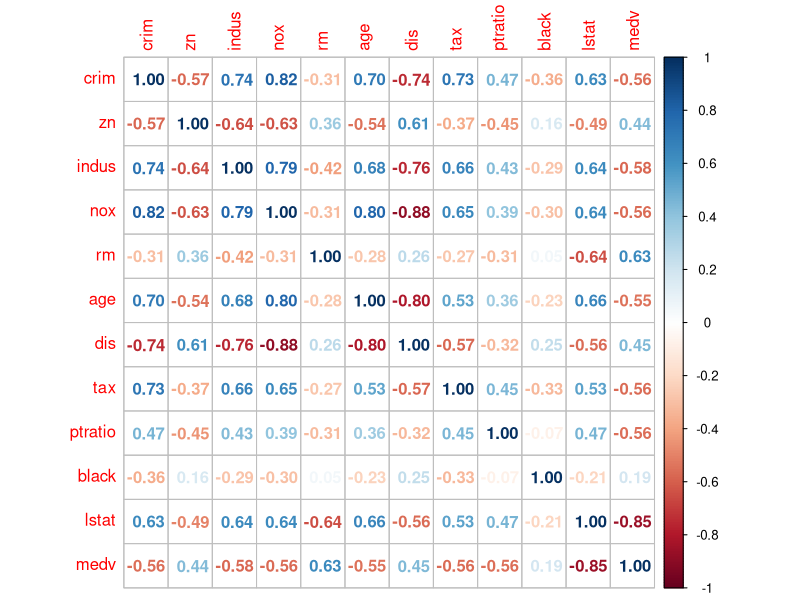
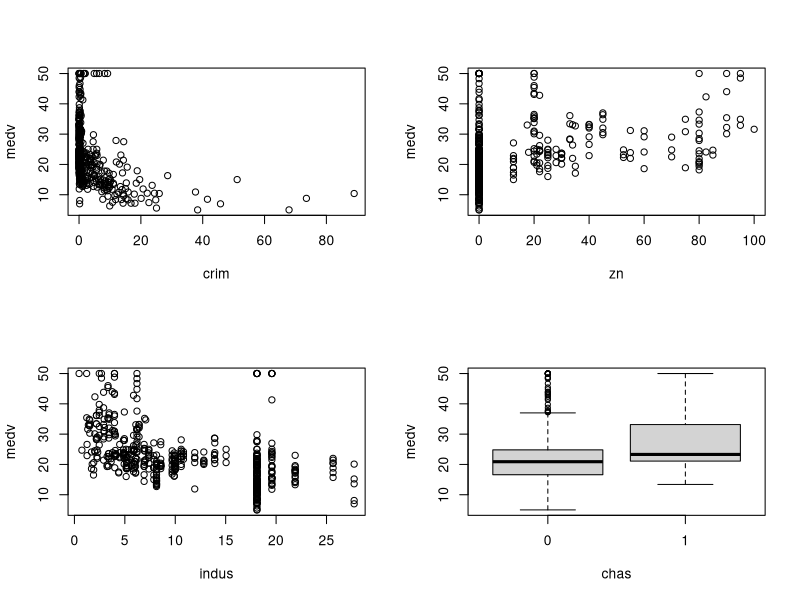
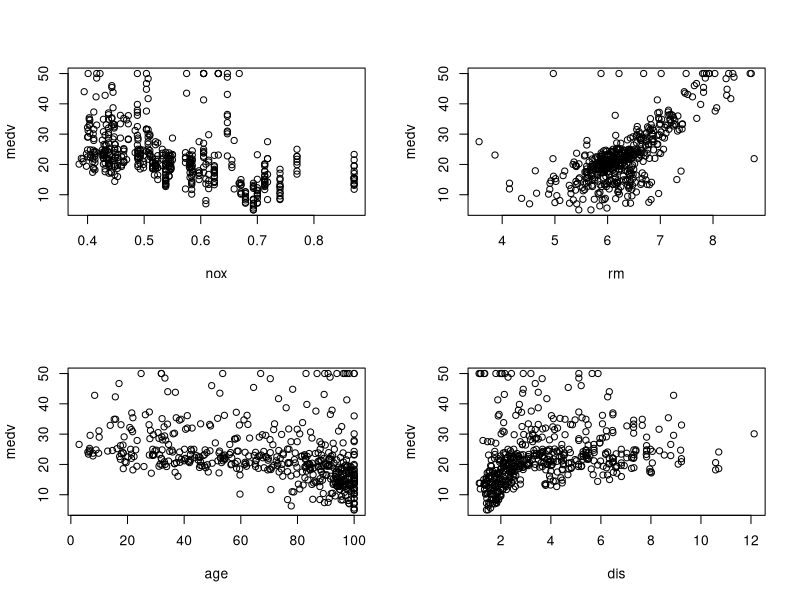
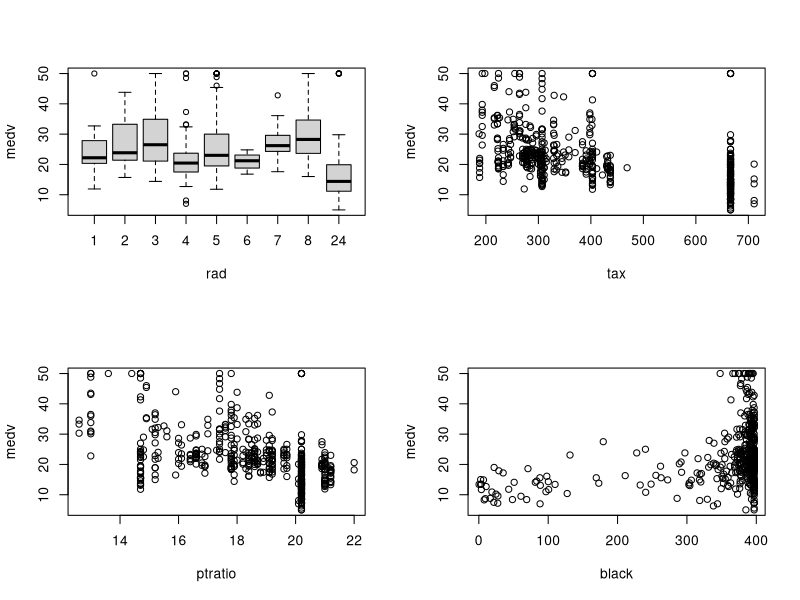
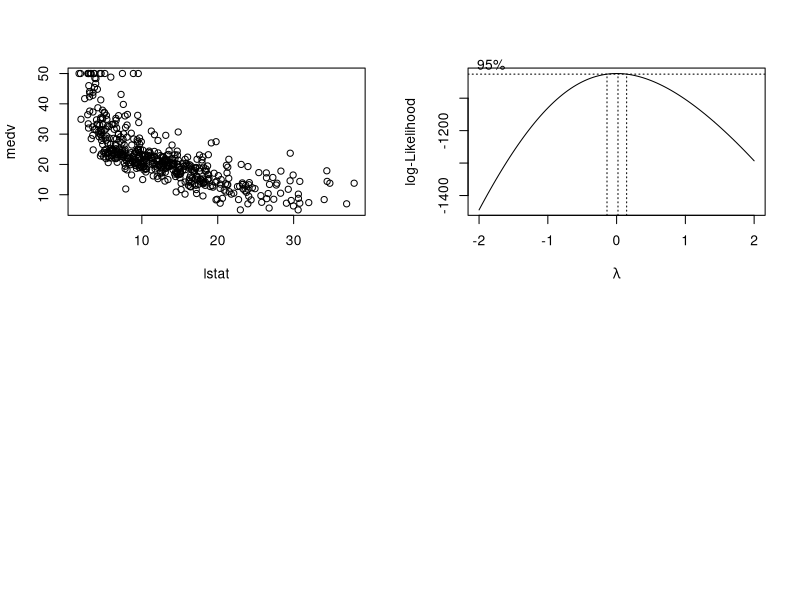
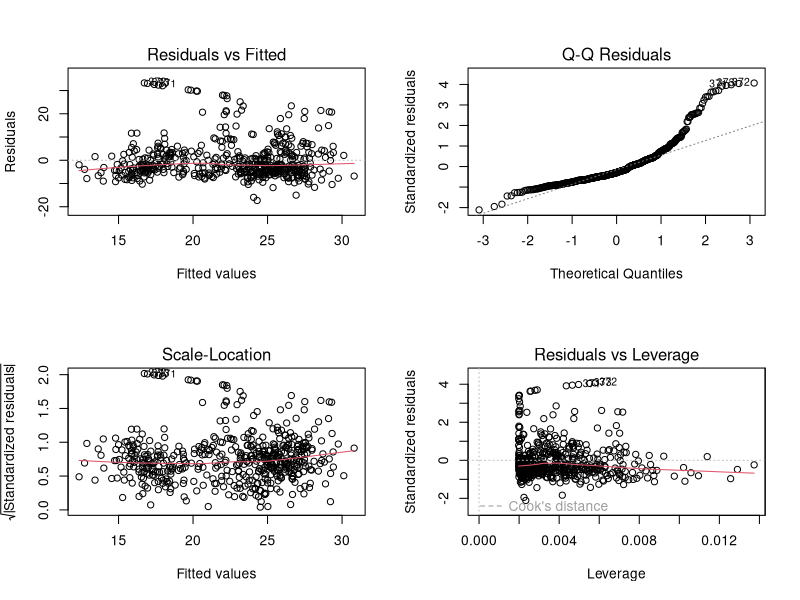
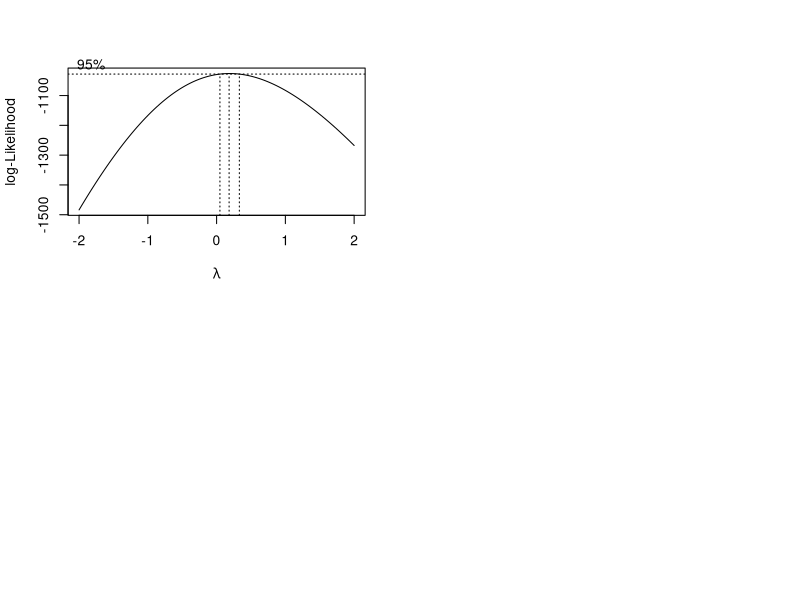
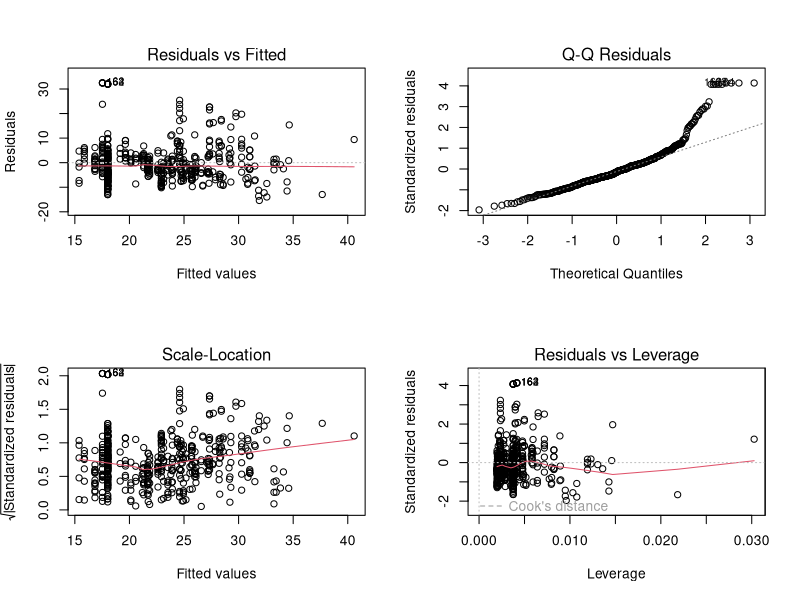

The R script that drew these images, in order:
# Analise Modelos Lineares
# Curso-R
# Natália Freitas de Souza


# Pacotes -----------------------------------------------------------------
library(tidyverse) 
library(broom)
library(purrr)
library(dplyr)
library(corrplot)

# Dados -------------------------------------------------------------------
library(MASS)  # cuidado pq o select() existe no MASS e no dplyr, acaba dando conflito
glimpse(Boston)
view(Boston)
#   Descriçao das variáves
help(Boston)

# Objetivo ----------------------------------------------------------------
# Analise preditiva dos preços das habitações em Boston


# Metodologia -------------------------------------------------------------
# Para fazer uma análise preditiva dos preços da residencia. Utilizaremos
# as variáveis disponíveis no banco de dados para verificar quais variáveis, 
# estão relacionadas e influenciam no preço das residencias, para estas serem 
# utilizadas como variáveis prediditivas.


# Estratégia --------------------------------------------------------------

# 1. Análises descritivas
# 2. Avaliar as variáveis preditivas a serem utilizadas
# 3. Elaborar o modelo preditivo



# 1. Analise Descritivas -----------------------------------------------------

      # a. Avaliar natureza das variáveis
      # b. Avaliar colinearidade entre variáveis
      # c. verificar linearidade
      
      

# a. Natureza das variáveis
  # Disponibilidade de 14 variáveis, com 506 observações
  str(Boston)
  
  # Ajuste: variaveis categoricas
  Boston <- Boston |> 
    mutate(chas= as.factor(chas),
           rad = as.factor(rad))
  
    summary(Boston)

  

# b. Avaliar a colinearidade das variáveis 
# DUVIDA: Incluo a variável resposta na correlação?
# DUVIDA: Como seleciono?

  # Teste de correlação entre variáveis 
  # Escolha do método spearman foi para não assumir pressuposto de normalidade
  # que ia requerer para usar pearson.
  dados_cor <- Boston  |> 
                dplyr::select (where(is.numeric)) 
  
  corrplot(cor(dados_cor, method = "spearman"), method="number")
  
  
 # Conclusão da correlação (>0.7)
  
  # crim: indus | nox | age | dis | tax     (seleciono)
  # zn: -                                   (seleciono)
  # indus: crim | nox | dis                            
  # nox: crim | indus | age | dis                      
  # rm: -                                   (seleciono)
  # age: crim | nox | dis                              
  # dis: crim | indus | nox | age                      
  # tax: crim                                          
  # Istat: -                                (seleciono)
  

# Conclusão: indus | nox | crim | dis estão relacionados.
# DUVIDA: Seria melhor descartar alguma dessas variáveis, 
# ou seria melhor redimensionar através de uma PCA e conseguir
# e usar os eixos significativos da PCA?
  
  
# c. verificar se as variáveis são lineares
  
  # Opção 1 - simplificada
  par(mfrow = c (2,2))
  plot(medv ~ . , data=Boston)

  
  # Verificar transformações
 
  #crim 
  modelo <- lm (medv ~ log(crim), Boston)
  MASS::boxcox (modelo)
  par(mfrow = c (2,2))
  plot(modelo)
  
  #indus
  modelo <- lm (medv ~ log(indus), Boston)
  MASS::boxcox (modelo)
  par(mfrow = c (2,2))
  plot(modelo)
  
  #nox
  modelo <- lm (medv ~ log(nox), Boston)
  MASS::boxcox (modelo)
  par(mfrow = c (2,2))
  plot(modelo)

  
  #rm
  modelo <- lm (medv ~ age, Boston)
  MASS::boxcox (modelo)
  par(mfrow = c (2,2))
  plot(modelo)
  plot(medv ~ log(age), Boston)
  
  
  
  Boston |> 
    
    dplyr::select (where(is.numeric)) |>
           mutate(logcrim = log(crim),
                  logindus = log(indus),
                  lognox = log(nox))
  
  
  # Opção 2
  graficos <- Boston|> 
              dplyr::select (where(is.numeric)) |>
              mutate(logcrim = log(crim),
                     )  |>   
                map( ~ {ggplot(Boston, aes(y = medv, x = .))+ geom_point()})
  
  
  
  
  
  
  # Olhar a var. resposta vs var. explicativas,individualmente
  # Var. resposta > medv - preço mediano das habitações do bairro
  
    graficos$logcrim   # taxa de crime percapita por cidade
    graficos$zn     # proporção de terrenos residenciais zoneados
    graficos$indus  # proporção de acres de negócios não varejistas por cidade
    graficos$nox    # concentração de óxidos de nitrogênio (partes por 10 milhões)
    graficos$rm     # número médio de quartos por habitação.
    graficos$age    # proporção de unidades ocupadas pelos proprietários construídas antes de 1940
    graficos$dis    # média ponderada das distâncias para cinco centros de emprego de Boston.
    graficos$tax    # taxa de imposto de propriedade de valor total por $ 10.000.
    graficos$ptratio # relação aluno-professor por cidade.
    graficos$black   # 1000(Bk - 0,63)^2 onde Bk é a proporção de negros por cidade.
    graficos$lstat   # status mais baixo da população (porcentagem).
  
  # variáveis categoricas
    boxplot(medv ~ chas, Boston) # Variável dummy de Charles River (= 1 se o trecho limita o rio; 0 caso contrário).
    boxplot(medv ~ rad, Boston)  # índice de acessibilidade às rodovias radiais.
  
  
  # não parece linear: crim, indus, dis, black, zn
  # parece linear: nox, rm, age, ptratio, lstat
  # sem conclusões:tax
    
  # Conclusoes a partir dos graficos:
    # Parece que:
    
  # 1. Onde a taxa de crime é baixa temos desde casas baratas até casas caras, mas 
  #    conforme a taxa de crime aumenta, temos uma diminuição no valor da casa.
  #    relação não parece linear.
  
  # 2. A medida em que os acres de negócios aumentam, diminui o preço das habitações.
  
  # 3. O preço das casas é maior nos trechos q limitam o rio;
  
  # 4. O aumento da concentração de oxidos de nitrogenio, diminuem o 
  #    preço da habitação
  
  # 5. Aumento do numero de quartos, aumenta o valor da casa. Parece uma relação linear
  
  # 6. Distancias reduzidas para os centros de emprego possuem casas com preços mais reduzidos,
  #    conforme aumenta a distancia, os preços aumentam até um ponto mediano de valor
  #    onde se concentram apos aumentar mais de 2.5
  
  # 7.Onde temos um percentual mais baixo em status da população, são os locais com 
  #   o menor preço das habitações. Relação não parece linear 
    


# Análise -----------------------------------------------------------------

  # a. Regressão Linear Simples  
    
    mod_simples <- lm (medv ~ rm, Boston) 
    summary(mod_simples)
    
    # Conclusão: O número de quarto por habitação (rm) explica 48% da variação
    # no preço das habitações. O aumento no número de quarto em 1 unidade eleva
    # o preço em aproximadademente $9 mil.

    # resultados 
    coef(mod_simples)       # coeficientes
    confint(mod_simples)    # intervalo confianca
    predict(mod_simples)    # valores preditos
    predict(mod_simples, interval = "confidence") # valores preditos c/ intervalos
   res <-  augment(mod_simples)    # resíduos|cook distance|erro padrão|intervalos de confiança
    
    
  # Grafico da regressao 
   ggplot(Boston, mapping = aes(y = medv, x=rm))+
      geom_point()+
      geom_line(res, mapping = aes(y =.fitted , x=rm))+
      theme_classic()
  # ou
   plot(medv ~ rm, Boston)
   abline(mod_simples)
   
   # Grafico dos resíduos
   ggplot(res, mapping = aes(y =.resid, x=.fitted))+
     geom_point()+
     theme_classic()
    
   # b. Regressão Multipla
   
   
   
   
      
